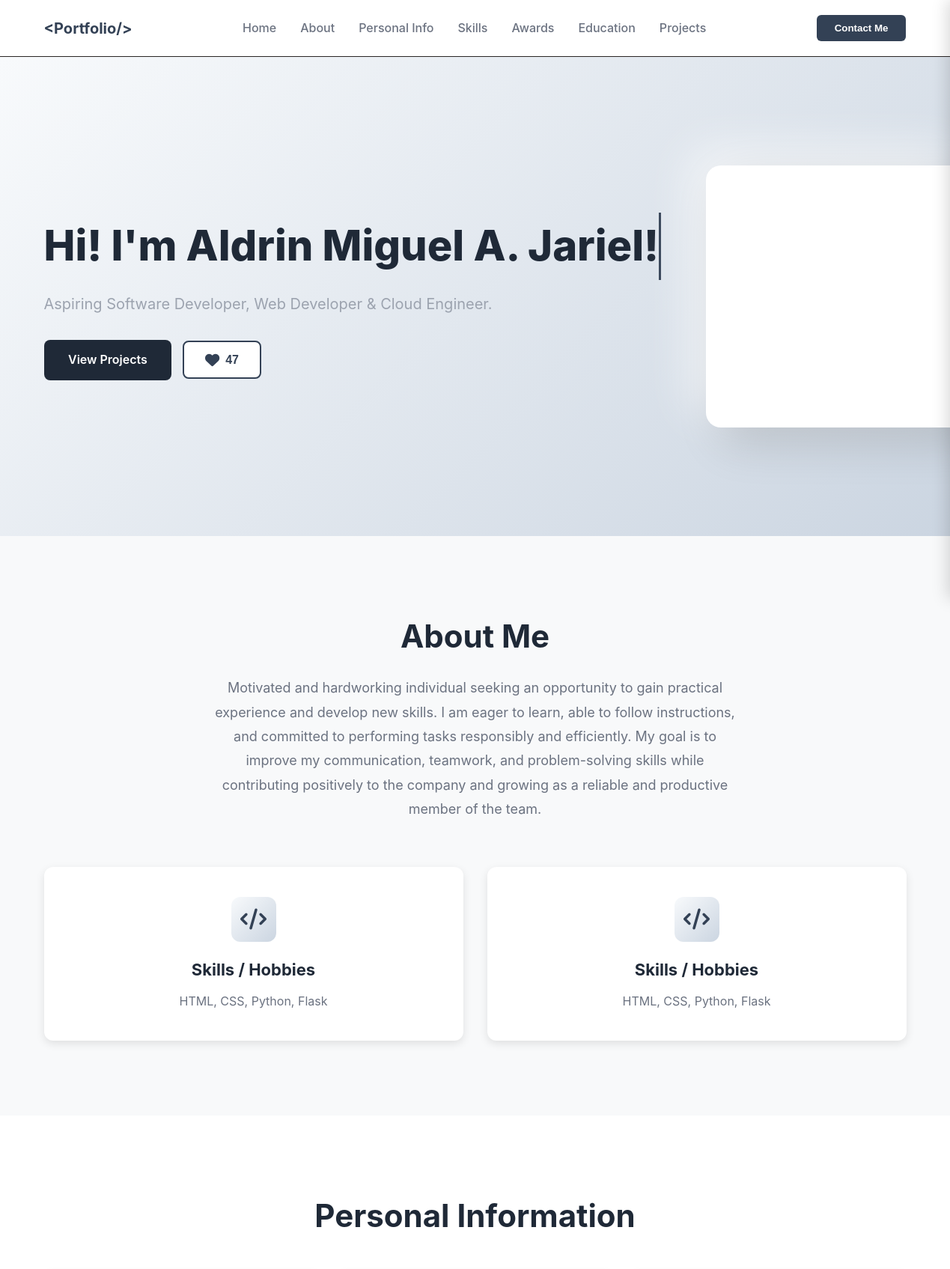
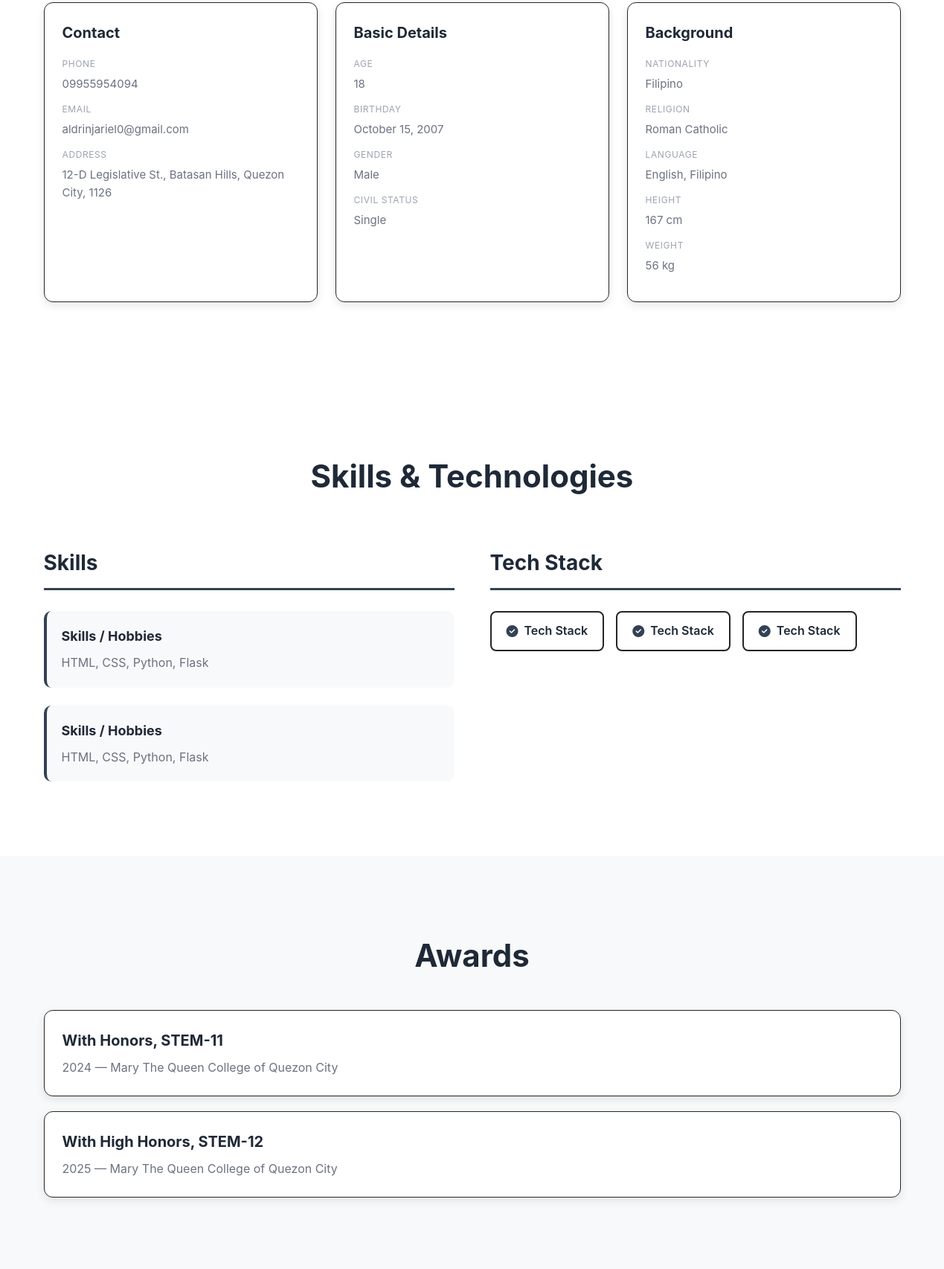
The page / (upper part) on the database its author committed (2 pictures, top to bottom).
### tables this page shows
CREATE TABLE personal_info 
                 (id INTEGER PRIMARY KEY,
                  name TEXT,
                  intro TEXT,
                  career_objective TEXT,
                  email TEXT,
                  facebook TEXT,
                  github TEXT,
                  linkedin TEXT,
                  about_website TEXT,
                  profile_image TEXT, phone TEXT, address TEXT, age TEXT, birthday TEXT, gender TEXT, civil_status TEXT, nationality TEXT, religion TEXT, language TEXT, height TEXT, weight TEXT);

CREATE TABLE content 
                 (id INTEGER PRIMARY KEY AUTOINCREMENT,
                  section TEXT NOT NULL,
                  title TEXT,
                  description TEXT,
                  image_url TEXT,
                  link_url TEXT,
                  order_num INTEGER DEFAULT 0);

### app.py (the view)
@app.route('/')
def home():
    conn = get_db_connection()
    conn.execute("UPDATE stats SET count = count + 1 WHERE name = 'visits'")
    conn.commit()
    conn.close()
    data = get_portfolio_data()
    return render_template('index.html', data=data)

### app.py (called while the page is built)
def get_db_connection():
    conn = sqlite3.connect('portfolio.db')
    conn.row_factory = sqlite3.Row
    return conn

### templates/index.html (shortened to what this page needs)
<!DOCTYPE html>
<html lang="en">
<head>
    <link rel="stylesheet" href="{{ url_for('static', filename='css/style.css') }}">
    <link rel="stylesheet" href="https://cdnjs.cloudflare.com/ajax/libs/font-awesome/6.4.0/css/all.min.css">
</head>
<body>
    <header class="header">
        <div class="header-container">
            <div class="logo">&lt;Portfolio/&gt;</div>
            <nav class="nav-menu">
                <a href="#home">Home</a>
                <a href="#about">About</a>
                <a href="#personal">Personal Info</a>
                <a href="#skills">Skills</a>
                <a href="#awards">Awards</a>
                <a href="#education">Education</a>
                <a href="#projects">Projects</a>
            </nav>
            <button class="contact-btn" onclick="toggleContact()">Contact Me</button>
        </div>
    </header>
    <section id="home" class="hero">
        <div class="hero-content">
            <div class="hero-text">
                <h1 class="typing-text">{{ data.personal_info.intro }}</h1>
                <p class="tagline">Aspiring Software Developer, Web Developer & Cloud Engineer.</p>
                <div style="display: flex; gap: 16px; align-items: center; margin-top: 32px;">
                    <a href="#projects" class="view-work" id="viewWorkBtn">View Projects</a>
                    <button onclick="addLike()" class="heart-btn" id="heartBtn">
                        <i class="fas fa-heart"></i>
                        <span id="likeCount">{{ data.likes }}</span>
                    </button>
                </div>
            </div>
            <div class="hero-image">
                <div class="profile-image">
                    {% if data.personal_info.profile_image %}
                    <div class="image-box" style="background-image: url('{{ data.personal_info.profile_image }}'); background-size: cover; background-position: center; font-size: 0;"></div>
                    {% else %}
                    <div class="image-box">?</div>
                    {% endif %}
                </div>
            </div>
        </div>
    </section>
    <section id="about" class="about">
        <div class="container">
            <h2 class="section-title">About Me</h2>
            <p class="about-text">{{ data.personal_info.career_objective }}</p>
            <div class="highlights-grid">
                {% if data.skills %}
                    {% for skill in data.skills[:3] %}
                    <div class="highlight-card">
                        <div class="card-icon">
                            <i class="fas fa-code"></i>
                        </div>
                        <h3>{{ skill.title }}</h3>
                        <p>{{ skill.description }}</p>
                    </div>
                    {% endfor %}
                {% endif %}
            </div>
        </div>
    </section>
    <section id="personal" class="personal-info">
        <div class="container">
            <h2 class="section-title">Personal Information</h2>
            <div class="info-grid">
                <div class="info-card">
                    <h3>Contact</h3>
                    <div class="info-item"><span class="info-label">Phone</span><span class="info-value">{{ data.personal_info.phone }}</span></div>
                    <div class="info-item"><span class="info-label">Email</span><span class="info-value">{{ data.personal_info.email }}</span></div>
                    <div class="info-item"><span class="info-label">Address</span><span class="info-value">{{ data.personal_info.address }}</span></div>
                </div>
                <div class="info-card">
                    <h3>Basic Details</h3>
                    <div class="info-item"><span class="info-label">Age</span><span class="info-value">{{ data.personal_info.age }}</span></div>
                    <div class="info-item"><span class="info-label">Birthday</span><span class="info-value">{{ data.personal_info.birthday }}</span></div>
                    <div class="info-item"><span class="info-label">Gender</span><span class="info-value">{{ data.personal_info.gender }}</span></div>
                    <div class="info-item"><span class="info-label">Civil Status</span><span class="info-value">{{ data.personal_info.civil_status }}</span></div>
                </div>
                <div class="info-card">
                    <h3>Background</h3>
                    <div class="info-item"><span class="info-label">Nationality</span><span class="info-value">{{ data.personal_info.nationality }}</span></div>
                    <div class="info-item"><span class="info-label">Religion</span><span class="info-value">{{ data.personal_info.religion }}</span></div>
                    <div class="info-item"><span class="info-label">Language</span><span class="info-value">{{ data.personal_info.language }}</span></div>
                    <div class="info-item"><span class="info-label">Height</span><span class="info-value">{{ data.personal_info.height }}</span></div>
                    <div class="info-item"><span class="info-label">Weight</span><span class="info-value">{{ data.personal_info.weight }}</span></div>
                </div>
            </div>
        </div>
    </section>
    <section id="skills" class="skills-section">
        <div class="container">
            <h2 class="section-title">Skills & Technologies</h2>
            <div class="skills-grid">
                <div class="skills-column">
                    <h3 class="column-title">Skills</h3>
                    <div class="skills-list">
                        {% if data.skills %}
                            {% for skill in data.skills %}
                            <div class="skill-item">
                                <h4>{{ skill.title }}</h4>
                                <p>{{ skill.description }}</p>
                            </div>
                            {% endfor %}
                        {% endif %}
                    </div>
                </div>
                <div class="skills-column">
                    <h3 class="column-title">Tech Stack</h3>
                    <div class="tech-badges">
                        {% if data.tech_stack %}
                            {% for tech in data.tech_stack %}
                            <div class="tech-badge" data-tooltip="{{ tech.description }}">
                                {% if tech.image_url %}
                                <img src="{{ tech.image_url }}" alt="{{ tech.title }}" class="tech-logo">
                                {% else %}
                                <i class="fas fa-check-circle"></i>
                                {% endif %}
                                <span>{{ tech.title }}</span>
                            </div>
                            {% endfor %}
                        {% endif %}
                    </div>
                </div>
            </div>
        </div>
    </section>
    <section id="awards" class="awards-section">
        <div class="container">
            <h2 class="section-title">Awards</h2>
            <div class="info-list">
                {% if data.awards %}
                    {% for award in data.awards %}
                    <div class="info-row">
                        <h3>{{ award.title }}</h3>
                        <p>{{ award.description }}</p>
                    </div>
                    {% endfor %}
                {% endif %}
            </div>
        </div>
    </section>
</body>
</html>

### rows shown on the page
personal_info: personal_info.intro "Hi! I'm Aldrin Miguel A. Jariel!", personal_info.career_objective "Motivated and hardworking individual seeking an opportunity to gain practical experience and develop new skills. I am eager to learn, able to follow instructions, and committed to performing tasks responsibly and efficiently. My goal is to improve my communication, teamwork, and problem-solving skills while contributing positively to the company and growing as a reliable and productive member of the team.", personal_info.phone "09955954094", personal_info.email "aldrinjariel0@gmail.com", personal_info.address "12-D Legislative St., Batasan Hills, Quezon City, 1126", personal_info.age "18", personal_info.birthday "October 15, 2007", personal_info.gender "Male", personal_info.civil_status "Single", personal_info.nationality "Filipino", personal_info.religion "Roman Catholic", personal_info.language "English, Filipino", personal_info.height "167 cm", personal_info.weight "56 kg"
content: title "Skills / Hobbies", description "HTML, CSS, Python, Flask"
content: title "Skills / Hobbies", description "HTML, CSS, Python, Flask"
content: title "Tech Stack"
content: title "Tech Stack"
content: title "Tech Stack"
content: title "With Honors, STEM-11", description "2024 — Mary The Queen College of Quezon City"
content: title "With High Honors, STEM-12", description "2025 — Mary The Queen College of Quezon City"

### other values the page prints
{{ data.likes }} "47"
